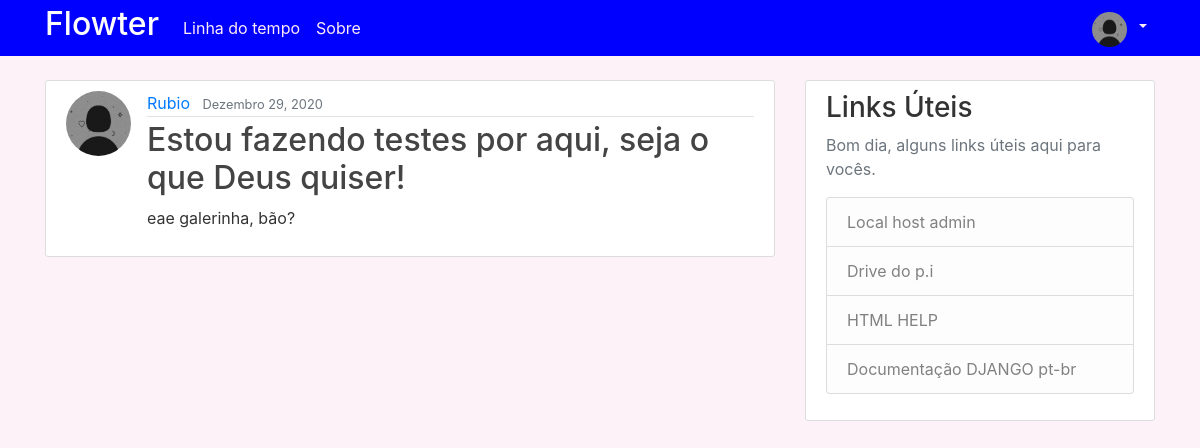
Page /post/1/ (signed in) on the committed database.
### users/models.py (models this page shows, shortened)
class Profile(models.Model):
    user = models.OneToOneField(User, on_delete=models.CASCADE)
    image = models.ImageField(default='default.jpg', upload_to='profile_pics')

### blog/models.py (models this page shows, shortened)
class Post(models.Model):
    title = models.CharField(max_length=100)
    content = models.TextField()
    date_posted = models.DateTimeField(default=timezone.now)
    author = models.ForeignKey(User, on_delete=models.CASCADE)

### blog/views.py (the view)
# urls.py: path('post/<int:pk>/', PostDetailView.as_view(), name='post-detail'),
class PostDetailView(DetailView):
    model = Post

### blog/templates/blog/post_detail.html (shortened to what this page needs)
{% extends "blog/base.html" %}
{% block content %}
  <article class="media content-section">
    <img class="rounded-circle article-img" src="{{ object.author.profile.image.url }}">
    <div class="media-body">
      <div class="article-metadata">
        <a class="mr-2" href="#">{{ object.author }}</a>
        <small class="text-muted">{{ object.date_posted|date:"F d, Y" }}</small>
      </div>
      <h2 class="article-title">{{ object.title }}</h2>
      <p class="article-content">{{ object.content }}</p>
    </div>
  </article>
{% endblock content %}

### blog/templates/blog/base.html (shortened to what this page needs)
{% load static %}
<!DOCTYPE html>
<html>
<head>
    <link rel="stylesheet" href="https://maxcdn.bootstrapcdn.com/bootstrap/4.0.0/css/bootstrap.min.css">
    <link rel="stylesheet" type="text/css" href="{% static 'blog/main.css' %}">
</head>
<body>
    <header class="site-header">
      <nav class="navbar navbar-expand-md navbar-dark bg-steel fixed-top">
        <div class="container">
          <a class="navbar-brand mr-10" href="{% url 'blog-home' %}"><h2 style="color:white;">Flowter</h2></a>
          <div class="collapse navbar-collapse" id="navbarToggle">
            <div class="navbar-nav mr-auto">
              <a class="nav-item nav-link" href="{% url 'blog-home' %}">Linha do tempo</a>
              <a class="nav-item nav-link" href="{% url 'blog-about' %}">Sobre</a>
            </div>
            <div class="navbar-nav">
              {% if user.is_authenticated %}
              <li class="nav-item dropdown">
                <a class="nav-link dropdown-toggle" href="#" id="navbarDropdownMenuLink" role="button" data-toggle="dropdown" aria-haspopup="true" aria-expanded="false">
                  <img class="rounded-circle navbar-img nav-item img-profile" src="{{ user.profile.image.url }}" href="{% url 'profile' %}">
                </a>
              </li>
              {% else %}
                <a class="nav-item nav-link" href="{% url 'login' %}">Login</a>
                <a class="nav-item nav-link" href="{% url 'register' %}">Registrar</a>
              {% endif %}
            </div>
          </div>
        </div>
      </nav>
    </header>
    <main role="main" class="container">
      <div class="row">
        <div class="col-md-8">
          {% block content %}{% endblock %}
        </div>
        <div class="col-md-4">
          <div class="content-section">
            <h3>Links Úteis</h3>
            <p class='text-muted'>Bom dia, alguns links úteis aqui para vocês.
              <ul class="list-group">
                <a class="list-group-item list-group-item-light" href="http://localhost:8000/admin/" target="_blank">Local host admin</a>
                <a class="list-group-item list-group-item-light" href="https://drive.google.com/drive/u/0/folders/1uNh7FClioOJf9g5B26VHhqiX1WUXlfT6" target="_blank">Drive do p.i</a>
                <a class="list-group-item list-group-item-light" href="https://www.w3schools.com/html/default.asp" target="_blank">HTML HELP</a>
                <a class="list-group-item list-group-item-light" href="https://docs.djangoproject.com/pt-br/3.1/" target="_blank">Documentação DJANGO pt-br</a>
              </ul>
            </p>
          </div>
        </div>
      </div>
    </main>
</body>
</html>

### blog/static/blog/main.css (style rules this page uses)
body { background: #fcf2f7; color: #333333; margin-top: 5rem; }
h1, h2, h3, h4, h5, h6 { color: #fffff; }
ul { margin: 0; }
.bg-steel { background-color: #0000ff; }
.site-header .navbar-nav .nav-link { color: #ffebf4; }
.content-section { background: #ffffff; padding: 10px 20px; border: 1px solid #dddddd; border-radius: 3px; margin-bottom: 20px; }
.article-title { color: #444444; }
.article-content { white-space: pre-line; }
.article-img { height: 65px; width: 65px; margin-right: 16px; }
.article-metadata { padding-bottom: 1px; margin-bottom: 4px; border-bottom: 1px solid #e3e3e3 }
.navbar { padding: 0rem 0rem 0rem 0rem; }
.navbar-img { height: 35px; width: 35px; margin-top: 3px; margin-right: 3px; }
.img-profile { transition: all 0.5s ease; }

### rows in the picture
Post: author.profile.image (placeholder picture), author "Rubio", date_posted "Dezembro 29, 2020", title "Estou fazendo testes por aqui, seja o que Deus quiser!", content "eae galerinha, bão?"
